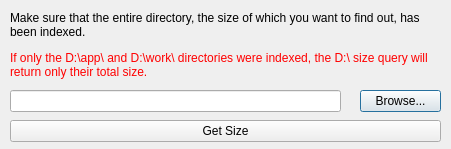
<?xml version="1.0" encoding="UTF-8"?>
<ui version="4.0">
 <class>Dialog</class>
 <widget class="QDialog" name="Dialog">
  <property name="geometry">
   <rect>
    <x>0</x>
    <y>0</y>
    <width>451</width>
    <height>149</height>
   </rect>
  </property>
  <property name="minimumSize">
   <size>
    <width>451</width>
    <height>149</height>
   </size>
  </property>
  <property name="maximumSize">
   <size>
    <width>451</width>
    <height>149</height>
   </size>
  </property>
  <property name="windowTitle">
   <string>Dialog</string>
  </property>
  <widget class="QLineEdit" name="linePath">
   <property name="geometry">
    <rect>
     <x>10</x>
     <y>90</y>
     <width>331</width>
     <height>22</height>
    </rect>
   </property>
  </widget>
  <widget class="QPushButton" name="browseButton">
   <property name="geometry">
    <rect>
     <x>360</x>
     <y>90</y>
     <width>81</width>
     <height>22</height>
    </rect>
   </property>
   <property name="text">
    <string>Browse...</string>
   </property>
  </widget>
  <widget class="QPushButton" name="buttonGetSize">
   <property name="geometry">
    <rect>
     <x>10</x>
     <y>120</y>
     <width>431</width>
     <height>22</height>
    </rect>
   </property>
   <property name="text">
    <string>Get Size</string>
   </property>
  </widget>
  <widget class="QLabel" name="label">
   <property name="geometry">
    <rect>
     <x>10</x>
     <y>10</y>
     <width>431</width>
     <height>71</height>
    </rect>
   </property>
   <property name="maximumSize">
    <size>
     <width>431</width>
     <height>16777215</height>
    </size>
   </property>
   <property name="text">
    <string>&lt;html&gt;&lt;head/&gt;&lt;body&gt;&lt;p&gt;&lt;span style=&quot; color:#000000;&quot;&gt;Make sure that the entire directory, the size of which you want to find out, has been indexed.&lt;/span&gt;&lt;/p&gt;&lt;p&gt;&lt;span style=&quot; color:#ff0000;&quot;&gt;If only the D:\app\ and D:\work\ directories were indexed, the D:\ size query will return only their total size.&lt;/span&gt;&lt;/p&gt;&lt;/body&gt;&lt;/html&gt;</string>
   </property>
   <property name="wordWrap">
    <bool>true</bool>
   </property>
  </widget>
 </widget>
 <resources/>
 <connections/>
</ui>
